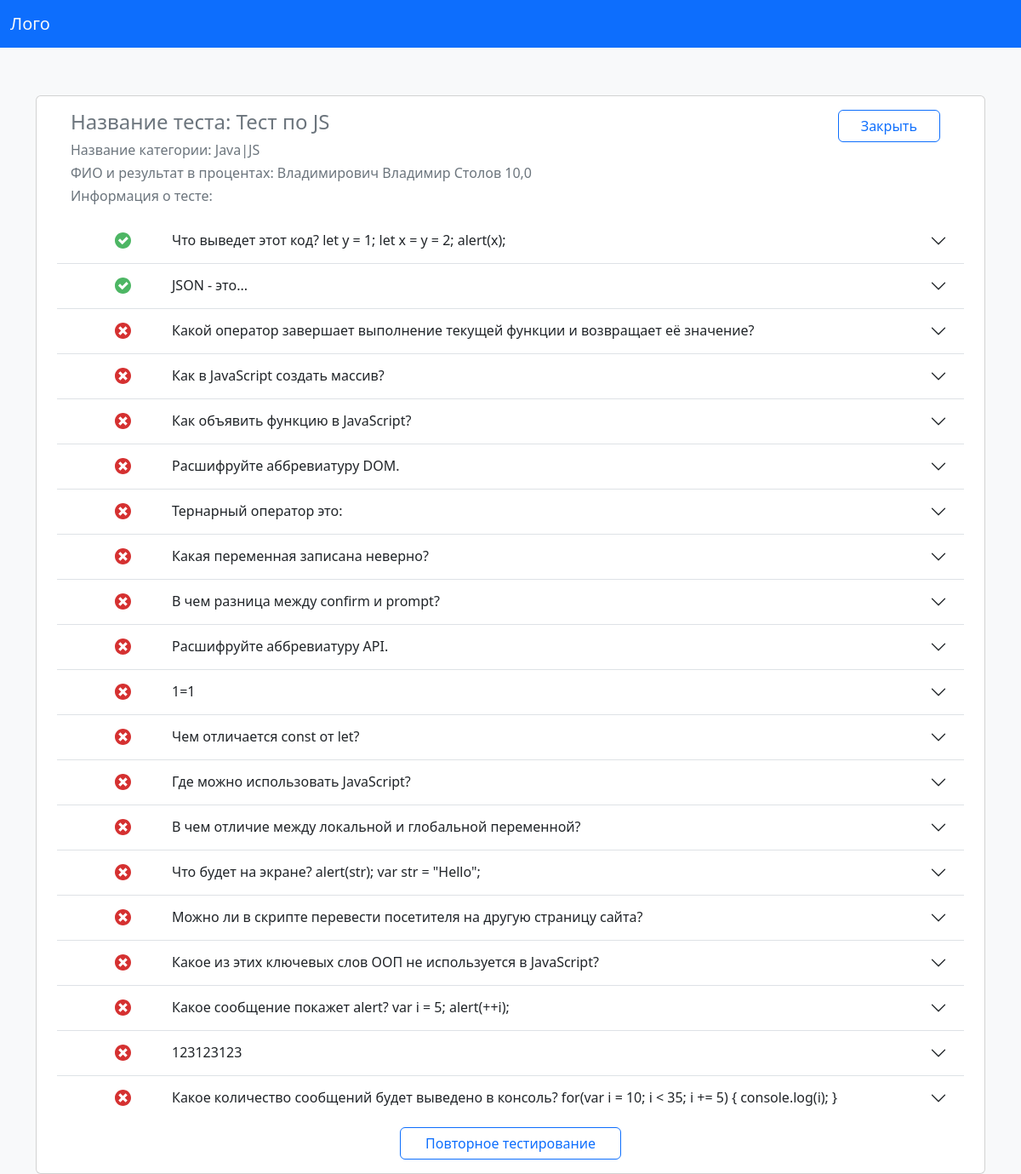
/resultAdmin/159, run on the app's committed database.
### WebTest/models.py (models this page shows, shortened)
class List_test(models.Model):
    name = models.CharField(max_length=35,verbose_name="Название теста")
    category =  models.ForeignKey(Category,on_delete=models.CASCADE,verbose_name="Категория теста")
    time_start = models.DateTimeField(verbose_name="Время начало теста")
    time_end = models.DateTimeField(verbose_name="Время окончания теста")
    count_answer = models.IntegerField(verbose_name="Кол-во вопросов в тесте")
    class Meta:
        verbose_name="Тест"
        verbose_name_plural="Тесты"

class Category(models.Model):
    name = models.CharField(max_length=35,verbose_name="Название категории",)
    class Meta:
        verbose_name="Категории"
        verbose_name_plural="Категории"

class Question(models.Model):
    ltest_id = models.ForeignKey(List_test,on_delete=models.CASCADE,verbose_name="Название теста")
    question =  models.TextField(max_length=1500,verbose_name="Вопрос")
    answer1 =  models.TextField(max_length=1500,verbose_name="Ответ 1")
    answer2 =  models.TextField(max_length=1500,verbose_name="Ответ 2")
    answer3 =  models.TextField(max_length=1500,verbose_name="Ответ 3")
    answer4 =  models.TextField(max_length=1500,verbose_name="Ответ 4")
    trueAnswer=  models.CharField(max_length=20,verbose_name="Номер правильного ответа")
    class Meta:
        verbose_name="Вопрос"
        verbose_name_plural="Вопросы"

### WebTest/views.py (the view)
# urls.py: path('resultAdmin/<int:idResult>',ResultAdmin,name='resultAdmin'),
def ResultAdmin(request, idResult):
    result = Result.objects.get(id=idResult)
    question = Question.objects.filter(ltest_id=result.list_test_id)
    test = List_test.objects.get(id=result.list_test_id.id)
    category = Category.objects.get(id=test.category.id)
    FIO = result.user_id.first_name
    st = result.answers
    d = dict()
    s1 = json.dumps(st)
    d = json.loads(s1)
    d = json.loads(d)
    c = list()
    i = 0
    rightcountanswer = 0
    for key, value in d.items():
        questions = Question.objects.get(id=key, ltest_id=result.list_test_id)
        st_answer = ""
        done = "no"
        if ("1" in questions.trueAnswer):
            st_answer = questions.answer1
        if ("2" in questions.trueAnswer):
            st_answer = questions.answer2
        if ("3" in questions.trueAnswer):
            st_answer = questions.answer3
        if ("4" in questions.trueAnswer):
            st_answer = questions.answer4
        if (value == st_answer):
            rightcountanswer += 1
            done = "yes"
        resultForView = ResultfTestAdmin(questions.id, questions.question, questions.answer1, questions.answer2, questions.answer3, questions.answer4,
                                         st_answer, done)
        i += 1
        c.append(resultForView)
    rightcountanswer = ((rightcountanswer/int(test.count_answer))*100)
    data = {'result': result, 'question': question,
            'test': test, 'category': category,
            'resultForView': c, 'countright': rightcountanswer,
            'FIO': FIO, }
    return render(request, "ResultAdmin.html", data)

### WebTest/templates/ResultAdmin.html (shortened to what this page needs)
<html>
<head>
    {% load static %}
    <link rel="stylesheet" href={% static "bootstrap-5.3.0-alpha1-dist/css/bootstrap.css" %}>
</head>
<nav class="navbar navbar-expand-lg navbar-light bg-primary">
    <div class="container-fluid">
        <a class="navbar-brand text-light " href="{% url 'main' %}">Лого</a>
    </div>
</nav>
<body class="bg-light">
    <div class="container justify-content-center pt-5 mt-2 text-secondary">
        <div class="container pt-2 card ">
            <div class="row pt-2 mx-3">
                <div class="col-12 col-sm-6 ">
                    <h4>Название теста: {{test.name}}</h4>
                </div>
                <div class="col-12 col-sm-6 ">
                    <div class="container">
                        <a class="btn btn-outline-primary w-25 float-lg-end " type="button" href="{% url 'admin:index' %}"> Закрыть
                        </a>
                    </div>
                </div>
            </div>
            <div class="row mx-3">
                <div class="col-12">
                    <h6>Название категории: {{category.name}}</h6>
                </div>
            </div>
            <div class="row mx-3 h-100">
                <h6>ФИО и результат в процентах: {{FIO}} {{countright}}</h6>
            </div>
            <div class="row  mx-3">
                <div class="col-12">
                    <h6>Информация о тесте:</h6>
                </div>
            </div>
            <div class="container">
                <div class="row">
                    <div class="col-12 pt-2 col-md-12 col-sm-12">
                        <div class="accordion accordion-flush" id="accordionFlushExample">
                            {% for test in resultForView %}
                            <div class="accordion-item">
                                <h2 class="accordion-header" id="flush-heading{{test.id_question}}">
                                    <button class="accordion-button collapsed " type="button" data-bs-toggle="collapse"
                                        data-bs-target="#flush-collapse{{test.id_question}}" aria-expanded="false"
                                        aria-controls="flush-collapse{{test.id_question}}">
                                        <div class="right mx-5">
                                         </div>
                                        {{test.question}}
                                    </button>
                                </h2>
                            </div>
                            {% endfor %}
                        </div>
                    </div>
                </div>
                <div class="row">
                    <div class="col-12 pt-2 col-md-12 col-sm-12">
                        <div class="container text-center mb-3">
                            <a class="btn btn-outline-primary w-25 " type="button" href="index.html"> Повторное
                                тестирование </a>
                        </div>
                    </div>
                </div>
            </div>
        </div>
    </div>
</body>
</html>

### data on the page
List_test: name "Тест по JS"
Category: name "Java|JS"
Question: question "Что выведет этот код? let y = 1; let x = y = 2; alert(x);"
Question: question "JSON - это..."
Question: question "Какой оператор завершает выполнение текущей функции и возвращает её значение?"
Question: question "Как в JavaScript создать массив?"
Question: question "Как объявить функцию в JavaScript?"
Question: question "Расшифруйте аббревиатуру DOM."
Question: question "Тернарный оператор это:"
Question: question "Какая переменная записана неверно?"
Question: question "В чем разница между confirm и prompt?"
Question: question "Расшифруйте аббревиатуру API."
Question: question "1=1"
Question: question "Чем отличается const от let?"
Question: question "Где можно использовать JavaScript?"
Question: question "В чем отличие между локальной и глобальной переменной?"
Question: question "Что будет на экране? alert(str); var str = \"Hello\";"
Question: question "Можно ли в скрипте перевести посетителя на другую страницу сайта?"
Question: question "Какое из этих ключевых слов ООП не используется в JavaScript?"
Question: question "Какое сообщение покажет alert? var i = 5; alert(++i);"
Question: question "123123123"
Question: question "Какое количество сообщений будет выведено в консоль? for(var i = 10; i < 35; i += 5) { console.log(i); }"

### other printed values
{{ FIO }} "Владимирович Владимир Столов"
{{ countright }} "10,0"
